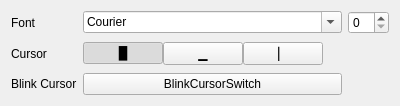
<?xml version="1.0" encoding="UTF-8"?>
<ui version="4.0">
 <class>TextSettingsPane</class>
 <widget class="QWidget" name="TextSettingsPane">
  <property name="geometry">
   <rect>
    <x>0</x>
    <y>0</y>
    <width>400</width>
    <height>106</height>
   </rect>
  </property>
  <property name="windowTitle">
   <string>Form</string>
  </property>
  <layout class="QGridLayout" name="gridLayout">
   <item row="2" column="1">
    <widget class="tSwitch" name="blinkCursorSwitch">
     <property name="text">
      <string notr="true">BlinkCursorSwitch</string>
     </property>
    </widget>
   </item>
   <item row="2" column="0">
    <widget class="QLabel" name="label_14">
     <property name="text">
      <string>Blink Cursor</string>
     </property>
    </widget>
   </item>
   <item row="0" column="1">
    <widget class="QFontComboBox" name="fontComboBox">
     <property name="sizePolicy">
      <sizepolicy hsizetype="Expanding" vsizetype="Fixed">
       <horstretch>0</horstretch>
       <verstretch>0</verstretch>
      </sizepolicy>
     </property>
     <property name="fontFilters">
      <set>QFontComboBox::MonospacedFonts</set>
     </property>
     <property name="currentFont">
      <font>
       <family>Hack</family>
      </font>
     </property>
    </widget>
   </item>
   <item row="1" column="1" colspan="2">
    <widget class="QWidget" name="widget" native="true">
     <layout class="QHBoxLayout" name="horizontalLayout_4">
      <property name="spacing">
       <number>0</number>
      </property>
      <property name="leftMargin">
       <number>0</number>
      </property>
      <property name="topMargin">
       <number>0</number>
      </property>
      <property name="rightMargin">
       <number>0</number>
      </property>
      <property name="bottomMargin">
       <number>0</number>
      </property>
      <item>
       <widget class="QPushButton" name="blockCursor">
        <property name="text">
         <string notr="true">█</string>
        </property>
        <property name="checkable">
         <bool>true</bool>
        </property>
        <property name="checked">
         <bool>true</bool>
        </property>
        <property name="autoExclusive">
         <bool>true</bool>
        </property>
       </widget>
      </item>
      <item>
       <widget class="QPushButton" name="underlineCursor">
        <property name="text">
         <string notr="true">▁</string>
        </property>
        <property name="checkable">
         <bool>true</bool>
        </property>
        <property name="autoExclusive">
         <bool>true</bool>
        </property>
       </widget>
      </item>
      <item>
       <widget class="QPushButton" name="ibeamCursor">
        <property name="text">
         <string notr="true">▏</string>
        </property>
        <property name="checkable">
         <bool>true</bool>
        </property>
        <property name="autoExclusive">
         <bool>true</bool>
        </property>
       </widget>
      </item>
      <item>
       <spacer name="horizontalSpacer">
        <property name="orientation">
         <enum>Qt::Horizontal</enum>
        </property>
        <property name="sizeHint" stdset="0">
         <size>
          <width>40</width>
          <height>20</height>
         </size>
        </property>
       </spacer>
      </item>
     </layout>
    </widget>
   </item>
   <item row="0" column="2">
    <widget class="QSpinBox" name="currentFontSize"/>
   </item>
   <item row="0" column="0">
    <widget class="QLabel" name="label_12">
     <property name="text">
      <string>Font</string>
     </property>
    </widget>
   </item>
   <item row="1" column="0">
    <widget class="QLabel" name="label_13">
     <property name="text">
      <string>Cursor</string>
     </property>
    </widget>
   </item>
  </layout>
 </widget>
 <customwidgets>
  <customwidget>
   <class>tSwitch</class>
   <extends>QPushButton</extends>
   <header location="global">tswitch.h</header>
  </customwidget>
 </customwidgets>
 <resources/>
 <connections/>
</ui>
